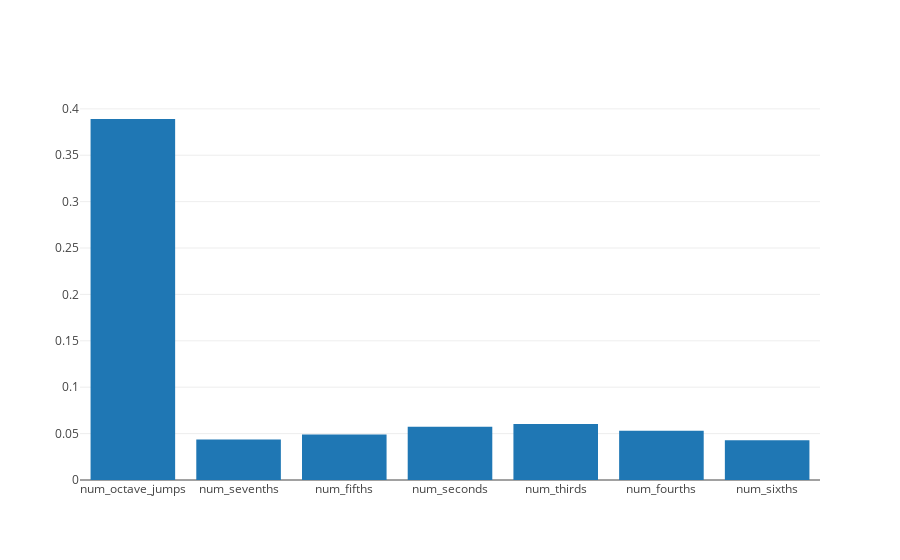

Notebook source saved alongside this figure:
### Code cell
data = [go.Bar(x=[key for key in interval_stats.keys()], y=[val for val in interval_stats.values()])]
iplot(go.Figure(data=data), filename='test.png')

### Figure 1 — Plotly figure (JSON) as saved in the notebook; plotly's stock layout.template omitted (floating-point values rounded to 4 significant figures)
{"data": [{"type": "bar", "x": ["num_octave_jumps", "num_sevenths", "num_fifths", "num_seconds", "num_thirds", "num_fourths", "num_sixths"], "y": [0.3891, 0.04375, 0.04896, 0.05729, 0.06042, 0.05312, 0.04271]}], "layout": {}}
